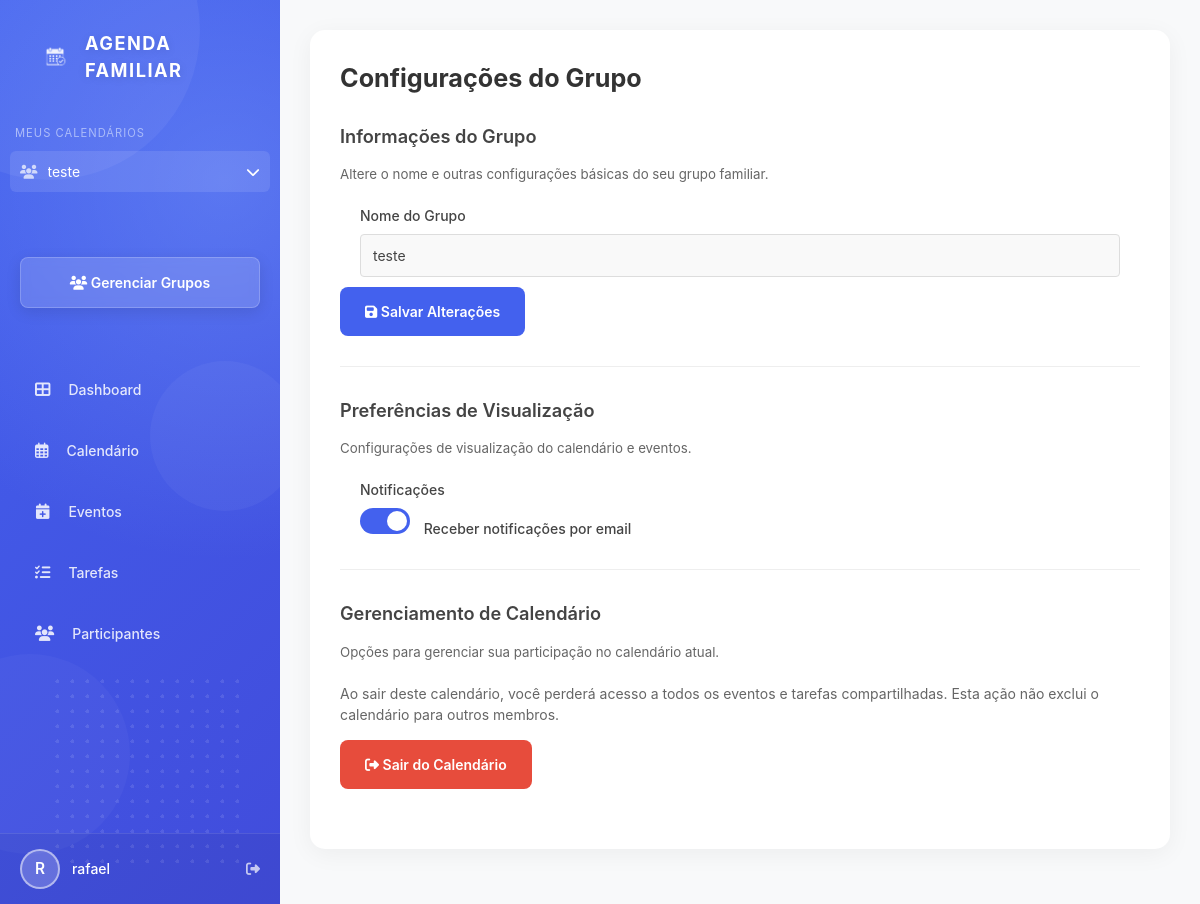
Screenshot of /settings (signed in) with the database file from the repository.
### backend/models/models.py (models this page shows, shortened)
class Family(db.Model):
    id = db.Column(db.Integer, primary_key=True)
    name = db.Column(db.String(100), nullable=False)
    created_at = db.Column(db.DateTime, nullable=False, default=datetime.utcnow)
    admin_id = db.Column(db.Integer, db.ForeignKey('user.id'), nullable=False)
    events = db.relationship('Event', backref='family', lazy=True)
    admins = db.relationship('User', secondary=family_admins, backref='admin_families')

class User(db.Model, UserMixin):
    id = db.Column(db.Integer, primary_key=True)
    username = db.Column(db.String(50), nullable=False)
    email = db.Column(db.String(120), unique=True, nullable=False)
    password = db.Column(db.String(150), nullable=False)
    active_family_id = db.Column(db.Integer, db.ForeignKey('family.id'), nullable=True)
    events = db.relationship('Event', backref='creator', lazy=True)
    families = db.relationship('Family', secondary=user_families,
                              backref=db.backref('members', lazy='dynamic'),
                              lazy='dynamic')
    active_family = db.relationship('Family', foreign_keys=[active_family_id])

### backend/routes/routes.py (the view, shortened to what this page needs)
@main.route('/settings', methods=['GET', 'POST'])
@login_required
def settings():
    return render_template('user/settings.html')

### backend/__init__.py (called while the page is built)
def create_app():
    load_dotenv()
    app = Flask(__name__,
                template_folder='../frontend/templates',
                static_folder='../frontend/static')
    app.config['SECRET_KEY'] = os.environ.get('SECRET_KEY', 'default-secret-key')
    app.config['SQLALCHEMY_DATABASE_URI'] = 'sqlite:///calendario.db'
    app.config['SQLALCHEMY_TRACK_MODIFICATIONS'] = False
    db.init_app(app)
    login_manager.init_app(app)
    csrf.init_app(app)
    with app.app_context():
        from backend.routes.routes import main
        app.register_blueprint(main)
    @app.context_processor
    def inject_now():
        return {'now': datetime.utcnow()}
    return app

### backend/models/models.py (called while the page is built)
@login_manager.user_loader
def load_user(user_id):
    return User.query.get(int(user_id))

### frontend/templates/user/settings.html (shortened to what this page needs)
{% extends "layout/app_layout.html" %}
{% block content %}
<div class="settings-container">
    <h1 class="settings-title">Configurações do Grupo</h1>
    <div class="settings-section">
        <h2 class="section-title">Informações do Grupo</h2>
        <p class="section-description">Altere o nome e outras configurações básicas do seu grupo familiar.</p>
        <form method="POST">
            <div class="form-group">
                <label for="family_name" class="form-label">Nome do Grupo</label>
                <input type="text" name="family_name" id="family_name" class="form-input" value="{{ current_user.active_family.name }}" placeholder="Digite o nome do grupo" required>
            </div>
            <button type="submit" class="btn-save">
                <i class="fas fa-save"></i> Salvar Alterações
            </button>
        </form>
    </div>
    <div class="divider"></div>
    <div class="settings-section">
        <h2 class="section-title">Preferências de Visualização</h2>
        <p class="section-description">Configurações de visualização do calendário e eventos.</p>
        <div class="form-group">
            <label class="form-label">Notificações</label>
            <label class="form-switch">
                <span class="switch-toggle"></span>
                Receber notificações por email
            </label>
        </div>
    </div>
    <div class="divider"></div>
    <div class="settings-section">
        <h2 class="section-title">Gerenciamento de Calendário</h2>
        <p class="section-description">Opções para gerenciar sua participação no calendário atual.</p>
        <div class="action-description">
            <p>Ao sair deste calendário, você perderá acesso a todos os eventos e tarefas compartilhadas. Esta ação não exclui o calendário para outros membros.</p>
        </div>
        <button type="button" id="leaveCalendarBtn" class="btn-warning">
            <i class="fas fa-sign-out-alt"></i> Sair do Calendário
        </button>
    </div>
</div>
{% endblock %}

### frontend/templates/layout/app_layout.html (shortened to what this page needs)
<!DOCTYPE html>
<html lang="pt-br">
<head>
    <link rel="stylesheet" href="{{ url_for('static', filename='css/app_styles.css') }}">
    <link rel="stylesheet" href="https://cdnjs.cloudflare.com/ajax/libs/font-awesome/6.4.0/css/all.min.css">
</head>
<body>
    <div class="app-container">
        <div class="sidebar">
            <div class="circle-decoration circle-1"></div>
            <div class="circle-decoration circle-2"></div>
            <div class="circle-decoration circle-3"></div>
            <div class="dot-pattern"></div>
            <div class="header-logo">
                <img src="{{ url_for('static', filename='images/calendario.png') }}" alt="Calendário" class="logo-image">
                <div class="logo-text">AGENDA FAMILIAR</div>
            </div>
            <div class="families-list">
                <div class="families-header">Meus Calendários</div>
                {% if current_user.families.all() %}
                    <div class="calendar-dropdown">
                        <div class="calendar-dropdown-header" onclick="toggleCalendarDropdown()">
                            <div style="display: flex; align-items: center;">
                                <i class="fas fa-users family-icon"></i>
                                <div class="family-name">
                                    {% if current_user.active_family %}
                                        {{ current_user.active_family.name }}
                                    {% else %}
                                        Selecione um calendário
                                    {% endif %}
                                </div>
                            </div>
                            <i class="fas fa-chevron-down"></i>
                        </div>
                    </div>
                {% else %}
                    <div class="family-item">
                        <i class="fas fa-exclamation-circle family-icon"></i>
                        <div class="family-name">Nenhum calendário</div>
                    </div>
                {% endif %}
            </div>
            <a href="{{ url_for('main.family_options') }}" class="new-calendar-btn">
                <i class="fas fa-users"></i> Gerenciar Grupos
            </a>
            {% if current_user.active_family_id %}
                <nav class="nav-menu">
                    <a href="{{ url_for('main.dashboard') }}" class="nav-item {% if request.endpoint == 'main.dashboard' %}active{% endif %}">
                        <i class="fas fa-th-large"></i> Dashboard
                    </a>
                    <a href="{{ url_for('main.calendar') }}" class="nav-item {% if request.endpoint == 'main.calendar' %}active{% endif %}">
                        <i class="far fa-calendar-alt"></i> Calendário
                    </a>
                    <a href="{{ url_for('main.events') }}" class="nav-item {% if request.endpoint == 'main.events' or request.endpoint == 'main.new_event' or request.endpoint == 'main.edit_event' %}active{% endif %}">
                        <i class="fas fa-calendar-plus"></i> Eventos
                    </a>
                    <a href="{{ url_for('main.tasks') }}" class="nav-item {% if request.endpoint == 'main.tasks' %}active{% endif %}">
                        <i class="fas fa-tasks"></i> Tarefas
                    </a>
                    <a href="{{ url_for('main.family_members') }}" class="nav-item {% if request.endpoint == 'main.family_members' %}active{% endif %}">
                        <i class="fas fa-users"></i> Participantes
                    </a>
                </nav>
            {% endif %}
            <div class="user-profile" onclick="openEditProfileModal()">
                <div class="avatar">
                    {{ current_user.username|first|upper }}
                </div>
                <span>{{ current_user.username }}</span>
                <a href="{{ url_for('main.logout') }}" style="margin-left: auto;" onclick="event.stopPropagation();">
                    <i class="fas fa-sign-out-alt"></i>
                </a>
            </div>
        </div>
        <div class="main-content">
            {% block content %}{% endblock %}
        </div>
    </div>
</body>
</html>

### frontend/static/css/app_styles.css (style rules this page uses)
* { box-sizing: border-box; transition: all 0.2s ease; margin: 0; padding: 0; }
body, html { font-family: 'Poppins', sans-serif; background-color: #f8f9fa; height: 100%; margin: 0; padding: 0; color: #444; }
.app-container { display: flex; min-height: 100vh; box-shadow: 0 10px 40px -10px rgba(0, 0, 0, 0.15); overflow: hidden; }
.sidebar { width: 280px; background: linear-gradient(135deg, #4361ee 0%, #3f37c9 100%); color: white; display: flex; flex-direction: column; padding: 0; position: relative; overflow: hidden; animation: gradientAnimation 15s ease infinite; background-size: 200% 200%; z-index: 10; }
.sidebar::before { content: ''; position: absolute; top: 0; left: 0; width: 100%; height: 100%; background: radial-gradient(circle at 80% 20%, rgba(126, 163, 255, 0.4) 0%, rgba(67, 97, 238, 0) 50%); z-index: 0; }
.new-calendar-btn { margin: 20px; padding: 14px; background-color: rgba(255, 255, 255, 0.15); color: white; border: 1px solid rgba(255, 255, 255, 0.2); border-radius: 8px; text-align: center; text-decoration: none; font-weight: 600; cursor: pointer; backdrop-filter: blur(5px); -webkit-backdrop-filter: blur(5px); box-shadow: 0 4px 15px rgba(0, 0, 0, 0.1); position: relative; z-index: 2; transition: all 0.3s ease; }
.nav-menu { margin-top: 25px; position: relative; z-index: 2; }
.nav-item { display: flex; align-items: center; padding: 14px 20px; margin: 12px 15px; border-radius: 8px; color: rgba(255, 255, 255, 0.85); text-decoration: none; transition: all 0.3s ease; font-weight: 500; }
.nav-item i { margin-right: 18px; font-size: 1.1rem; }
.user-profile { margin-top: auto; padding: 15px 20px; display: flex; align-items: center; border-top: 1px solid rgba(255, 255, 255, 0.1); background-color: rgba(0, 0, 0, 0.05); position: relative; z-index: 2; }
.avatar { width: 40px; height: 40px; border-radius: 50%; background-color: rgba(255, 255, 255, 0.2); border: 2px solid rgba(255, 255, 255, 0.5); color: white; display: flex; align-items: center; justify-content: center; font-weight: 600; font-size: 1.1rem; margin-right: 12px; }
.user-profile span { font-weight: 500; white-space: nowrap; overflow: hidden; text-overflow: ellipsis; }
.user-profile a { margin-left: auto; color: rgba(255, 255, 255, 0.7); transition: all 0.3s ease; }
.circle-decoration { position: absolute; border-radius: 50%; z-index: 0; transition: all 0.5s ease; }
.circle-1 { width: 300px; height: 300px; background-color: rgba(255, 255, 255, 0.05); top: -120px; left: -100px; animation: pulse 8s infinite alternate; }
.circle-2 { width: 200px; height: 200px; background-color: rgba(255, 255, 255, 0.03); bottom: 50px; left: -70px; animation: pulse 12s infinite alternate-reverse; }
.circle-3 { width: 150px; height: 150px; background-color: rgba(255, 255, 255, 0.04); top: 40%; right: -20px; animation: pulse 7s infinite alternate; }
.dot-pattern { position: absolute; bottom: 30px; right: 30px; width: 200px; height: 200px; background-image: radial-gradient(#ffffff33 2px, transparent 2px); background-size: 15px 15px; z-index: 1; border-radius: 20px; opacity: 0.5; }
.main-content { flex: 1; background-color: #f8f9fa; padding: 30px; overflow-y: auto; position: relative; }
.header-logo { display: flex; align-items: center; padding: 30px 40px 15px; position: relative; z-index: 2; }
.logo-image { height: 30px; margin-right: 15px; filter: brightness(0) invert(1); opacity: 0.9; }
.logo-text { color: white; font-weight: 700; font-size: 1.3rem; letter-spacing: 1.5px; text-shadow: 0 2px 10px rgba(0, 0, 0, 0.1); }

### rows the page displays
Family: active_family.name "teste", family_name "teste"
User: username|first "R", username "rafael"
